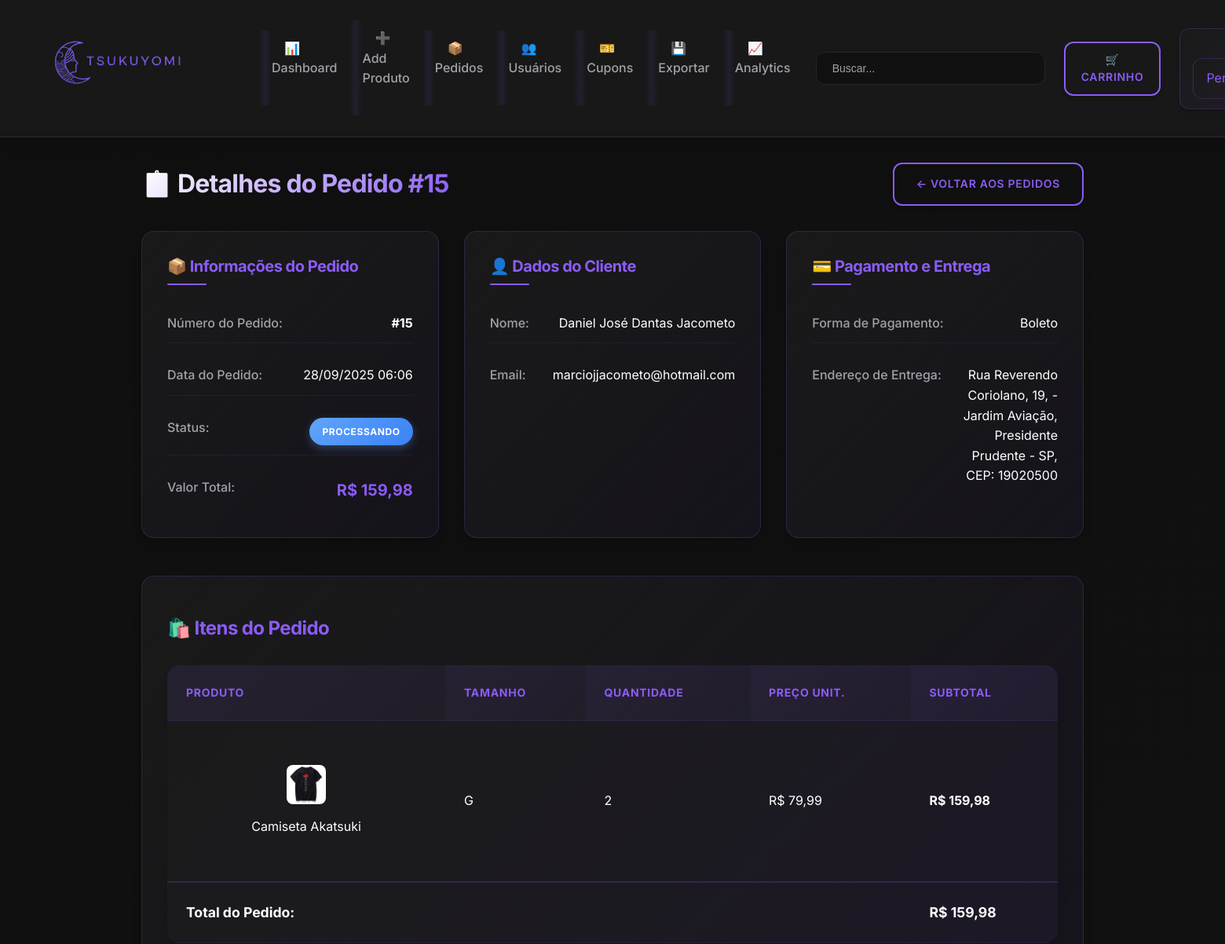
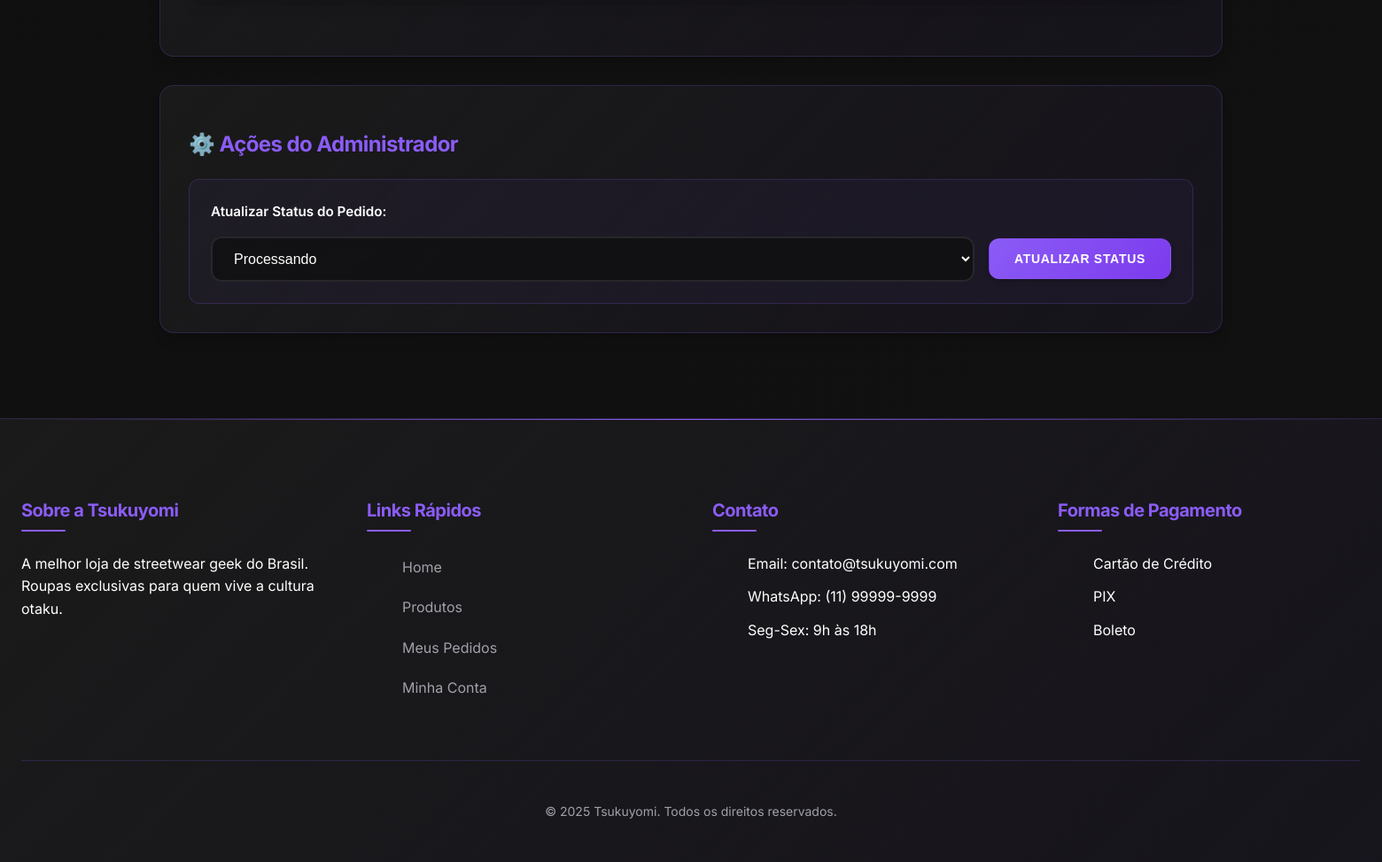
Screenshot of /public/index.php?action=order&id=15 (signed in) with the database file from the repository (2 pictures, top to bottom).
### tables this page shows
CREATE TABLE `orders` (
  `id` int(11) NOT NULL,
  `user_id` int(11) NOT NULL,
  `total_amount` decimal(10,2) NOT NULL,
  `status` enum('pending','processing','shipped','delivered','cancelled') DEFAULT 'pending',
  `payment_method` varchar(50) DEFAULT NULL,
  `shipping_address` text DEFAULT NULL,
  `created_at` timestamp NOT NULL DEFAULT current_timestamp(),
  `updated_at` timestamp NOT NULL DEFAULT current_timestamp() ON UPDATE current_timestamp()
);

CREATE TABLE `users` (
  `id` int(11) NOT NULL,
  `name` varchar(100) NOT NULL,
  `email` varchar(100) NOT NULL,
  `password` varchar(255) NOT NULL,
  `phone` varchar(20) DEFAULT NULL,
  `address` varchar(255) DEFAULT NULL,
  `city` varchar(100) DEFAULT NULL,
  `state` varchar(2) DEFAULT NULL,
  `zip_code` varchar(10) DEFAULT NULL,
  `user_type` enum('customer','admin') DEFAULT 'customer',
  `created_at` timestamp NOT NULL DEFAULT current_timestamp()
);

CREATE TABLE `order_items` (
  `id` int(11) NOT NULL,
  `order_id` int(11) NOT NULL,
  `product_id` int(11) NOT NULL,
  `size` varchar(10) NOT NULL,
  `quantity` int(11) NOT NULL,
  `price` decimal(10,2) NOT NULL,
  `created_at` timestamp NOT NULL DEFAULT current_timestamp()
);

CREATE TABLE `products` (
  `id` int(11) NOT NULL,
  `name` varchar(200) NOT NULL,
  `description` text DEFAULT NULL,
  `price` decimal(10,2) NOT NULL,
  `category` varchar(100) DEFAULT NULL,
  `image_url` varchar(255) DEFAULT NULL,
  `created_at` timestamp NOT NULL DEFAULT current_timestamp(),
  `updated_at` timestamp NOT NULL DEFAULT current_timestamp() ON UPDATE current_timestamp()
);

### controllers/OrderController.php (called while the page is built, shortened)
<?php
require_once '../factories/ModelFactory.php';
class OrderController {
    private $orderFactory;
    public function __construct() {
        $factoryManager = FactoryManager::getInstance();
        $this->orderFactory = $factoryManager->getFactory('order');
    }
    public function show($id) {
        $order = $this->orderFactory->createModel();
        $order->id = $id;
        $orderDetails = $order->getOrderDetails();
        $stmt = $order->getOrderItems();
        $order_items = $stmt->fetchAll(PDO::FETCH_ASSOC);
        include '../views/orders/show.php';
    }
}
?>

### factories/ModelFactory.php (called while the page is built, shortened)
<?php
require_once __DIR__ . '/../config/database.php';
require_once __DIR__ . '/../models/Order.php';
abstract class ModelFactory {
    public function __construct() {
        $database = new Database();
        $this->db = $database->getConnection();
    }
}
class OrderFactory extends ModelFactory {
    public function createModel() {
        return new Order($this->db);
    }
}
class FactoryManager {
    private static $instance = null;
    private $factories = [];
    public static function getInstance() {
        if (self::$instance === null) {
            self::$instance = new self();
        }
        return self::$instance;
    }
    public function registerFactory($name, ModelFactory $factory) {
        $this->factories[$name] = $factory;
    }
    public function getFactory($name) {
        return $this->factories[$name];
    }
}
?>

### config/database.php (called while the page is built, shortened)
<?php
class Database {
    private $host = "localhost";
    private $db_name = "tsukuyomi_store";
    private $username = "root";
    private $password = "";
    public function getConnection() {
        $this->conn = null;
        try {
            $this->conn = new PDO("mysql:host=" . $this->host . ";dbname=" . $this->db_name,
                                  $this->username, $this->password);
            $this->conn->exec("set names utf8");
            $this->conn->setAttribute(PDO::ATTR_ERRMODE, PDO::ERRMODE_EXCEPTION);
        } catch(PDOException $exception) {
            echo "Connection error: " . $exception->getMessage();
        }
        return $this->conn;
    }
}
?>

### models/Order.php (called while the page is built, shortened)
<?php
class Order {
    private $conn;
    private $table_name = "orders";
    private $order_items_table = "order_items";
    public $id;
    public function __construct($db) {
        $this->conn = $db;
    }
    public function getOrderDetails() {
        $query = "SELECT o.*, u.name as user_name, u.email as user_email
                FROM " . $this->table_name . " o
                JOIN users u ON o.user_id = u.id
                WHERE o.id = :id";
        $stmt = $this->conn->prepare($query);
        $stmt->bindParam(':id', $this->id);
        $stmt->execute();
        return $stmt->fetch(PDO::FETCH_ASSOC);
    }
    public function getOrderItems() {
        $query = "SELECT oi.size, oi.quantity, oi.price, p.name, p.image_url
                FROM " . $this->order_items_table . " oi
                JOIN products p ON oi.product_id = p.id
                WHERE oi.order_id = :order_id";
        $stmt = $this->conn->prepare($query);
        $stmt->bindParam(':order_id', $this->id);
        $stmt->execute();
        return $stmt;
    }
}
?>

### views/orders/show.php (the view, shortened to what this page needs)
<?php include '../views/layout/header.php'; ?>
<div class="admin-container">
    <div class="admin-header">
        <h1>📋 Detalhes do Pedido #<?php echo $orderDetails['id']; ?></h1>
        <a href="index.php?action=orders" class="btn btn-secondary">
            ← Voltar aos Pedidos
        </a>
    </div>
    <div class="info-grid">
        <div class="info-card">
            <h3>📦 Informações do Pedido</h3>
            <div class="info-item">
                <span class="info-label">Número do Pedido:</span>
                <span class="info-value"><strong>#<?php echo $orderDetails['id']; ?></strong></span>
            </div>
            <div class="info-item">
                <span class="info-label">Data do Pedido:</span>
                <span class="info-value"><?php echo date('d/m/Y H:i', strtotime($orderDetails['created_at'])); ?></span>
            </div>
            <div class="info-item">
                <span class="info-label">Status:</span>
                <span class="info-value">
                    <?php
                    $status_class = '';
                    $status_text = '';
                    switch($orderDetails['status']) {
                        case 'processing':
                            $status_class = 'badge-info';
                            $status_text = 'Processando';
                            break;
                    }
                    ?>
                    <span class="badge <?php echo $status_class; ?>"><?php echo $status_text; ?></span>
                </span>
            </div>
            <div class="info-item">
                <span class="info-label">Valor Total:</span>
                <span class="info-value info-highlight">R$ <?php echo number_format($orderDetails['total_amount'], 2, ',', '.'); ?></span>
            </div>
        </div>
        <div class="info-card">
            <h3>👤 Dados do Cliente</h3>
            <div class="info-item">
                <span class="info-label">Nome:</span>
                <span class="info-value"><?php echo htmlspecialchars($orderDetails['user_name']); ?></span>
            </div>
            <div class="info-item">
                <span class="info-label">Email:</span>
                <span class="info-value"><?php echo htmlspecialchars($orderDetails['user_email']); ?></span>
            </div>
        </div>
        <div class="info-card">
            <h3>💳 Pagamento e Entrega</h3>
            <div class="info-item">
                <span class="info-label">Forma de Pagamento:</span>
                <span class="info-value">
                    <?php
                    $payment_labels = [
                        'credit_card' => 'Cartão de Crédito',
                        'debit_card' => 'Cartão de Débito',
                        'pix' => 'PIX',
                        'boleto' => 'Boleto',
                        'card' => 'Cartão',
                        'bank_slip' => 'Boleto'
                    ];
                    echo $payment_labels[$orderDetails['payment_method']] ?? ucfirst($orderDetails['payment_method']);
                    ?>
                </span>
            </div>
            <div class="info-item">
                <span class="info-label">Endereço de Entrega:</span>
                <span class="info-value"><?php echo nl2br(htmlspecialchars($orderDetails['shipping_address'])); ?></span>
            </div>
        </div>
    </div>
    <div class="section-container">
        <h2>🛍️ Itens do Pedido</h2>
        <div class="table-container">
            <table class="data-table">
                <thead>
                    <tr>
                        <th>Produto</th>
                        <th>Tamanho</th>
                        <th>Quantidade</th>
                        <th>Preço Unit.</th>
                        <th>Subtotal</th>
                    </tr>
                </thead>
                <tbody>
                    <?php foreach($order_items as $item): ?>
                        <tr>
                            <td>
                                <div class="product-info">
                                    <img src="images/products/<?php echo $item['image_url']; ?>"
                                         alt="<?php echo htmlspecialchars($item['name']); ?>"
                                         class="product-thumb"
                                         onerror="this.src='images/placeholder.jpg'">
                                    <span><?php echo htmlspecialchars($item['name']); ?></span>
                                </div>
                            </td>
                            <td><?php echo $item['size']; ?></td>
                            <td><?php echo $item['quantity']; ?></td>
                            <td>R$ <?php echo number_format($item['price'], 2, ',', '.'); ?></td>
                            <td><strong>R$ <?php echo number_format($item['price'] * $item['quantity'], 2, ',', '.'); ?></strong></td>
                        </tr>
                    <?php endforeach; ?>
                </tbody>
                <tfoot>
                    <tr>
                        <td colspan="4" class="text-right"><strong>Total do Pedido:</strong></td>
                        <td class="total-value">
                            <strong>R$ <?php echo number_format($orderDetails['total_amount'], 2, ',', '.'); ?></strong>
                        </td>
                    </tr>
                </tfoot>
            </table>
        </div>
    </div>
    <?php if(isset($_SESSION['user_type']) && $_SESSION['user_type'] == 'admin'): ?>
        <div class="section-container">
            <h2>⚙️ Ações do Administrador</h2>
            <div class="admin-actions-card">
                <form method="POST" action="index.php?action=update_order_status" class="status-update-form">
                    <div class="form-group">
                        <label for="status">Atualizar Status do Pedido:</label>
                        <div class="status-update-group">
                            <select name="status" id="status" class="form-control">
                                <option value="processing" <?php echo $orderDetails['status'] == 'processing' ? 'selected' : ''; ?>>Processando</option>
                            </select>
                            <button type="submit" class="btn btn-primary">Atualizar Status</button>
                        </div>
                    </div>
                </form>
            </div>
        </div>
    <?php endif; ?>
</div>
<?php include '../views/layout/footer.php'; ?>

### views/orders/show.php (style rules this page uses)
.admin-container { max-width: 1200px; margin: 2rem auto; padding: 0 1rem; }
.admin-header { display: flex; justify-content: space-between; align-items: center; margin-bottom: 2rem; flex-wrap: wrap; gap: 1rem; }
.admin-header h1 { font-size: 2rem; background: linear-gradient(135deg, var(--text-primary) 0%, var(--primary-color) 100%); -webkit-background-clip: text; background-clip: text; -webkit-text-fill-color: transparent; margin: 0; }
.info-grid { display: grid; grid-template-columns: repeat(auto-fit, minmax(350px, 1fr)); gap: 2rem; margin-bottom: 3rem; }
.info-card { background: linear-gradient(135deg, var(--surface-color) 0%, rgba(139, 92, 246, 0.05) 100%); padding: 2rem; border-radius: var(--border-radius-xl); border: 1px solid rgba(139, 92, 246, 0.2); box-shadow: var(--shadow-lg); }
.info-card h3 { color: var(--primary-color); margin-bottom: 1.5rem; font-size: 1.25rem; position: relative; padding-bottom: 0.75rem; }
.info-card h3::after { content: ''; position: absolute; bottom: 0; left: 0; width: 50px; height: 2px; background: var(--primary-color); border-radius: 1px; }
.info-item { display: flex; justify-content: space-between; align-items: flex-start; margin-bottom: 1rem; padding: 0.75rem 0; border-bottom: 1px solid rgba(139, 92, 246, 0.1); }
.info-item:last-child { border-bottom: none; margin-bottom: 0; }
.info-label { color: var(--text-secondary); font-weight: 500; flex-shrink: 0; }
.info-value { color: var(--text-primary); text-align: right; flex: 1; margin-left: 1rem; }
.info-highlight { font-size: 1.25rem; font-weight: 700; color: var(--primary-color); }
.section-container { background: linear-gradient(135deg, var(--surface-color) 0%, rgba(139, 92, 246, 0.05) 100%); padding: 2rem; border-radius: var(--border-radius-xl); border: 1px solid rgba(139, 92, 246, 0.2); box-shadow: var(--shadow-lg); margin-bottom: 2rem; }
.section-container h2 { color: var(--primary-color); margin-bottom: 1.5rem; font-size: 1.5rem; }
.table-container { overflow-x: auto; }
.data-table { width: 100%; border-collapse: collapse; }
.data-table th, .data-table td { padding: 1.5rem; text-align: left; border-bottom: 1px solid rgba(139, 92, 246, 0.1); }
.data-table th { background: linear-gradient(135deg, rgba(139, 92, 246, 0.1) 0%, rgba(139, 92, 246, 0.05) 100%); font-weight: 700; color: var(--primary-color); text-transform: uppercase; letter-spacing: 0.05em; font-size: 0.875rem; }
.data-table td { color: var(--text-primary); }
.data-table tfoot td { padding-top: 1.5rem; font-size: 1.1rem; border-top: 2px solid rgba(139, 92, 246, 0.2); }
.text-right { text-align: right; }
.total-value { color: var(--primary-color); font-size: 1.25rem; }
.product-info { display: flex; align-items: center; gap: 1rem; }
.product-thumb { width: 50px; height: 50px; object-fit: cover; border-radius: var(--border-radius-md); }
.badge { display: inline-block; padding: 0.5rem 1rem; border-radius: 50px; font-size: 0.75rem; font-weight: 700; text-transform: uppercase; letter-spacing: 0.05em; }
.badge-info { background: linear-gradient(135deg, #60a5fa, #3b82f6); color: white; box-shadow: 0 4px 12px rgba(96, 165, 250, 0.3); }
.admin-actions-card { background: rgba(139, 92, 246, 0.05); padding: 1.5rem; border-radius: var(--border-radius-lg); border: 1px solid rgba(139, 92, 246, 0.2); }
.status-update-form .form-group { margin: 0; }
.status-update-form label { display: block; margin-bottom: 1rem; color: var(--text-primary); font-weight: 600; }
.status-update-group { display: flex; gap: 1rem; align-items: center; }
.form-control { flex: 1; padding: 0.875rem 1.25rem; background: rgba(15, 15, 15, 0.8); border: 2px solid var(--border-color); border-radius: var(--border-radius-lg); color: var(--text-primary); font-size: 1rem; }

### rows the page displays
orders: id "15", created_at "28/09/2025 06:06", status "PROCESSANDO", total_amount "159,98", user.name "Daniel José Dantas Jacometo", user.email "marciojjacometo@hotmail.com", payment_method "Boleto", shipping_address "Rua Reverendo Coriolano, 19, - Jardim Aviação, Presidente Prudente - SP, CEP: 19020500", status "Processando"
order_items: product.image_url (picture), product.name "Camiseta Akatsuki", size "G", quantity "2", price "79,99", $item['price'] * $item['quantity'] "159,98"
